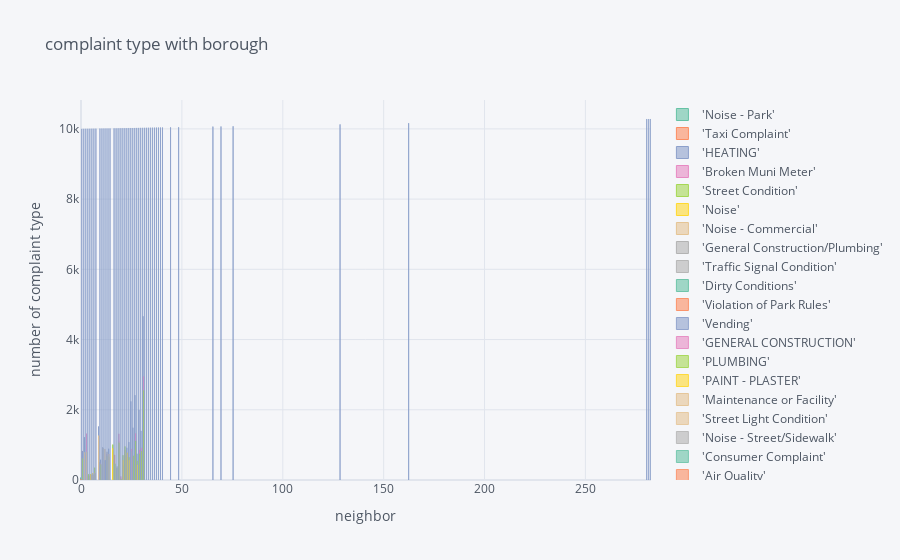

The cell this chart's notebook holds for it:
### Code cell
print("2009 summary")
new_df = final_df(data_2009)
#new_df
new_df.iplot(kind='bar', xTitle='neighbor', yTitle='number of complaint type',    title='complaint type with borough', colorscale='set2')

### Figure 1 — Plotly figure (JSON) as saved in the notebook; plotly's stock layout.template omitted (floating-point values rounded to 4 significant figures)
{"data": [{"marker": {"color": "rgba(102, 194, 165, 0.6)", "line": {"color": "rgba(102, 194, 165, 1.0)", "width": 1}}, "name": "'Noise - Park'", "orientation": "v", "text": "", "type": "bar", "x": [0, 1, 2, 3, 4, 5, 6, 7, 9, 10, 11, 12, 13, 14, 16, 17, 18, 19, 20, 21, 22, 23, 24, 25, 26, 27, 28, 29, 30, 31, 32, 33, 34, 35, 36, 37, 38, 39, 40, 44, 48, 65, 69, 75, 128, 162, 280, 281, 282], "y": [" 68", "", "", "", "", "", "", "", "", "", "", "", "", "", "", "", "", "", "", "", "", "", "", "", "", "", "", "", "", "", "", "", "", "", "", "", "", "", "", "", "", "", "", "", "", "", "", "", ""]}, {"marker": {"color": "rgba(252, 141, 98, 0.6)", "line": {"color": "rgba(252, 141, 98, 1.0)", "width": 1}}, "name": "'Taxi Complaint'", "orientation": "v", "text": "", "type": "bar", "x": [0, 1, 2, 3, 4, 5, 6, 7, 9, 10, 11, 12, 13, 14, 16, 17, 18, 19, 20, 21, 22, 23, 24, 25, 26, 27, 28, 29, 30, 31, 32, 33, 34, 35, 36, 37, 38, 39, 40, 44, 48, 65, 69, 75, 128, 162, 280, 281, 282], "y": [" 21", " 824", "", "", " 124", "", "", "", "", "", " 732", "", "", "", "", " 715", " 315", " 1115", " 47", "", " 851", "", "", "", "", "", "", "", "", "", "", "", "", "", "", "", "", "", "", "", "", "", "", "", "", "", "", "", ""]}, {"marker": {"color": "rgba(141, 160, 203, 0.6)", "line": {"color": "rgba(141, 160, 203, 1.0)", "width": 1}}, "name": "'HEATING'", "orientation": "v", "text": "", "type": "bar", "x": [0, 1, 2, 3, 4, 5, 6, 7, 9, 10, 11, 12, 13, 14, 16, 17, 18, 19, 20, 21, 22, 23, 24, 25, 26, 27, 28, 29, 30, 31, 32, 33, 34, 35, 36, 37, 38, 39, 40, 44, 48, 65, 69, 75, 128, 162, 280, 281, 282], "y": ["", " 817", " 1217", " 1005", "", "", "", "", " 1522", " 576", " 924", " 553", "", " 889", " 843", "", "", "", "", " 418", "", " 917", " 1079", " 2238", " 1489", " 2416", " 748", " 1999", " 1399", " 4664", "", "", "", "", "", "", "", "", "", "", "", "", "", "", "", "", "", "", ""]}, {"marker": {"color": "rgba(231, 138, 195, 0.6)", "line": {"color": "rgba(231, 138, 195, 1.0)", "width": 1}}, "name": "'Broken Muni Meter'", "orientation": "v", "text": "", "type": "bar", "x": [0, 1, 2, 3, 4, 5, 6, 7, 9, 10, 11, 12, 13, 14, 16, 17, 18, 19, 20, 21, 22, 23, 24, 25, 26, 27, 28, 29, 30, 31, 32, 33, 34, 35, 36, 37, 38, 39, 40, 44, 48, 65, 69, 75, 128, 162, 280, 281, 282], "y": ["", "", "", " 1319", "", "", "", "", "", " 461", "", "", " 735", "", "", " 462", "", " 1315", " 101", "", " 700", "", "", "", "", "", "", "", "", "", "", "", "", "", "", "", "", "", "", "", "", "", "", "", "", "", "", "", ""]}, {"marker": {"color": "rgba(166, 216, 84, 0.6)", "line": {"color": "rgba(166, 216, 84, 1.0)", "width": 1}}, "name": "'Street Condition'", "orientation": "v", "text": "", "type": "bar", "x": [0, 1, 2, 3, 4, 5, 6, 7, 9, 10, 11, 12, 13, 14, 16, 17, 18, 19, 20, 21, 22, 23, 24, 25, 26, 27, 28, 29, 30, 31, 32, 33, 34, 35, 36, 37, 38, 39, 40, 44, 48, 65, 69, 75, 128, 162, 280, 281, 282], "y": ["", " 609", " 720", "", " 163", " 160", " 79", " 350", "", " 443", "", "", " 681", " 659", " 1007", " 463", " 342", " 1062", " 22", " 706", " 956", " 650", " 648", "", "", "", " 544", "", "", "", "", "", "", "", "", "", "", "", "", "", "", "", "", "", "", "", "", "", ""]}, {"marker": {"color": "rgba(255, 217, 47, 0.6)", "line": {"color": "rgba(255, 217, 47, 1.0)", "width": 1}}, "name": "'Noise'", "orientation": "v", "text": "", "type": "bar", "x": [0, 1, 2, 3, 4, 5, 6, 7, 9, 10, 11, 12, 13, 14, 16, 17, 18, 19, 20, 21, 22, 23, 24, 25, 26, 27, 28, 29, 30, 31, 32, 33, 34, 35, 36, 37, 38, 39, 40, 44, 48, 65, 69, 75, 128, 162, 280, 281, 282], "y": ["", "", "", "", "", " 158", " 194", " 204", "", "", "", "", "", "", " 901", "", "", "", "", " 563", "", " 776", " 564", "", "", "", " 433", "", "", "", "", "", "", "", "", "", "", "", "", "", "", "", "", "", "", "", "", "", ""]}, {"marker": {"color": "rgba(229, 196, 148, 0.6)", "line": {"color": "rgba(229, 196, 148, 1.0)", "width": 1}}, "name": "'Noise - Commercial'", "orientation": "v", "text": "", "type": "bar", "x": [0, 1, 2, 3, 4, 5, 6, 7, 9, 10, 11, 12, 13, 14, 16, 17, 18, 19, 20, 21, 22, 23, 24, 25, 26, 27, 28, 29, 30, 31, 32, 33, 34, 35, 36, 37, 38, 39, 40, 44, 48, 65, 69, 75, 128, 162, 280, 281, 282], "y": ["", "", " 788", " 801", "", "", "", "", " 1264", "", "", " 882", "", " 741", "", "", "", "", "", "", "", "", "", "", "", "", "", "", "", "", "", "", "", "", "", "", "", "", "", "", "", "", "", "", "", "", "", "", ""]}, {"marker": {"color": "rgba(179, 179, 179, 0.6)", "line": {"color": "rgba(179, 179, 179, 1.0)", "width": 1}}, "name": "'General Construction/Plumbing'", "orientation": "v", "text": "", "type": "bar", "x": [0, 1, 2, 3, 4, 5, 6, 7, 9, 10, 11, 12, 13, 14, 16, 17, 18, 19, 20, 21, 22, 23, 24, 25, 26, 27, 28, 29, 30, 31, 32, 33, 34, 35, 36, 37, 38, 39, 40, 44, 48, 65, 69, 75, 128, 162, 280, 281, 282], "y": ["", "", "", "", "", "", " 157", " 202", "", "", " 916", "", " 803", "", "", "", " 385", "", "", "", "", "", "", "", "", "", "", "", "", "", "", "", "", "", "", "", "", "", "", "", "", "", "", "", "", "", "", "", ""]}, {"marker": {"color": "rgba(179, 179, 179, 0.6)", "line": {"color": "rgba(179, 179, 179, 0.8999999999999999)", "width": 1}}, "name": "'Traffic Signal Condition'", "orientation": "v", "text": "", "type": "bar", "x": [0, 1, 2, 3, 4, 5, 6, 7, 9, 10, 11, 12, 13, 14, 16, 17, 18, 19, 20, 21, 22, 23, 24, 25, 26, 27, 28, 29, 30, 31, 32, 33, 34, 35, 36, 37, 38, 39, 40, 44, 48, 65, 69, 75, 128, 162, 280, 281, 282], "y": ["", "", "", "", "", "", "", "", "", "", "", "", "", "", "", "", "", "", "", "", "", "", "", "", "", "", "", "", "", "", "", "", "", "", "", "", "", "", "", "", "", "", "", "", "", "", "", "", ""]}, {"marker": {"color": "rgba(102, 194, 165, 0.6)", "line": {"color": "rgba(102, 194, 165, 0.8999999999999999)", "width": 1}}, "name": "'Dirty Conditions'", "orientation": "v", "text": "", "type": "bar", "x": [0, 1, 2, 3, 4, 5, 6, 7, 9, 10, 11, 12, 13, 14, 16, 17, 18, 19, 20, 21, 22, 23, 24, 25, 26, 27, 28, 29, 30, 31, 32, 33, 34, 35, 36, 37, 38, 39, 40, 44, 48, 65, 69, 75, 128, 162, 280, 281, 282], "y": ["", "", "", "", "", "", "", "", "", "", "", "", "", "", "", "", "", "", "", "", "", "", "", "", "", "", "", "", "", "", "", "", "", "", "", "", "", "", "", "", "", "", "", "", "", "", "", "", ""]}, {"marker": {"color": "rgba(252, 141, 98, 0.6)", "line": {"color": "rgba(252, 141, 98, 0.8999999999999999)", "width": 1}}, "name": "'Violation of Park Rules'", "orientation": "v", "text": "", "type": "bar", "x": [0, 1, 2, 3, 4, 5, 6, 7, 9, 10, 11, 12, 13, 14, 16, 17, 18, 19, 20, 21, 22, 23, 24, 25, 26, 27, 28, 29, 30, 31, 32, 33, 34, 35, 36, 37, 38, 39, 40, 44, 48, 65, 69, 75, 128, 162, 280, 281, 282], "y": [" 22", "", "", "", "", "", "", "", "", "", "", "", "", "", "", "", "", "", "", "", "", "", "", "", "", "", "", "", "", "", "", "", "", "", "", "", "", "", "", "", "", "", "", "", "", "", "", "", ""]}, {"marker": {"color": "rgba(141, 160, 203, 0.6)", "line": {"color": "rgba(141, 160, 203, 0.8999999999999999)", "width": 1}}, "name": "'Vending'", "orientation": "v", "text": "", "type": "bar", "x": [0, 1, 2, 3, 4, 5, 6, 7, 9, 10, 11, 12, 13, 14, 16, 17, 18, 19, 20, 21, 22, 23, 24, 25, 26, 27, 28, 29, 30, 31, 32, 33, 34, 35, 36, 37, 38, 39, 40, 44, 48, 65, 69, 75, 128, 162, 280, 281, 282], "y": ["", "", "", "", "", "", "", "", "", "", "", " 566", "", "", "", "", "", "", "", "", "", "", "", "", "", "", "", "", "", "", "", "", "", "", "", "", "", "", "", "", "", "", "", "", "", "", "", "", ""]}, {"marker": {"color": "rgba(231, 138, 195, 0.6)", "line": {"color": "rgba(231, 138, 195, 0.8999999999999999)", "width": 1}}, "name": "'GENERAL CONSTRUCTION'", "orientation": "v", "text": "", "type": "bar", "x": [0, 1, 2, 3, 4, 5, 6, 7, 9, 10, 11, 12, 13, 14, 16, 17, 18, 19, 20, 21, 22, 23, 24, 25, 26, 27, 28, 29, 30, 31, 32, 33, 34, 35, 36, 37, 38, 39, 40, 44, 48, 65, 69, 75, 128, 162, 280, 281, 282], "y": ["", "", "", "", "", "", "", "", "", "", "", "", "", "", "", "", "", "", "", "", "", "", "", " 884", " 682", " 1324", "", " 851", " 912", " 2946", "", "", "", "", "", "", "", "", "", "", "", "", "", "", "", "", "", "", ""]}, {"marker": {"color": "rgba(166, 216, 84, 0.6)", "line": {"color": "rgba(166, 216, 84, 0.8999999999999999)", "width": 1}}, "name": "'PLUMBING'", "orientation": "v", "text": "", "type": "bar", "x": [0, 1, 2, 3, 4, 5, 6, 7, 9, 10, 11, 12, 13, 14, 16, 17, 18, 19, 20, 21, 22, 23, 24, 25, 26, 27, 28, 29, 30, 31, 32, 33, 34, 35, 36, 37, 38, 39, 40, 44, 48, 65, 69, 75, 128, 162, 280, 281, 282], "y": ["", "", "", "", "", "", "", "", "", "", "", "", "", "", "", "", "", "", "", "", "", "", "", "", " 688", " 1112", "", " 745", " 818", " 2550", "", "", "", "", "", "", "", "", "", "", "", "", "", "", "", "", "", "", ""]}, {"marker": {"color": "rgba(255, 217, 47, 0.6)", "line": {"color": "rgba(255, 217, 47, 0.8999999999999999)", "width": 1}}, "name": "'PAINT - PLASTER'", "orientation": "v", "text": "", "type": "bar", "x": [0, 1, 2, 3, 4, 5, 6, 7, 9, 10, 11, 12, 13, 14, 16, 17, 18, 19, 20, 21, 22, 23, 24, 25, 26, 27, 28, 29, 30, 31, 32, 33, 34, 35, 36, 37, 38, 39, 40, 44, 48, 65, 69, 75, 128, 162, 280, 281, 282], "y": ["", "", "", "", "", "", "", "", "", "", "", "", "", "", "", "", "", "", "", "", "", "", "", "", "", "", "", "", "", "", "", "", "", "", "", "", "", "", "", "", "", "", "", "", "", "", "", "", ""]}, {"marker": {"color": "rgba(229, 196, 148, 0.6)", "line": {"color": "rgba(229, 196, 148, 0.8999999999999999)", "width": 1}}, "name": "'Maintenance or Facility'", "orientation": "v", "text": "", "type": "bar", "x": [0, 1, 2, 3, 4, 5, 6, 7, 9, 10, 11, 12, 13, 14, 16, 17, 18, 19, 20, 21, 22, 23, 24, 25, 26, 27, 28, 29, 30, 31, 32, 33, 34, 35, 36, 37, 38, 39, 40, 44, 48, 65, 69, 75, 128, 162, 280, 281, 282], "y": ["", "", "", "", "", "", "", "", "", "", "", "", "", "", "", "", "", "", "", "", "", "", "", "", "", "", "", "", "", "", "", "", "", "", "", "", "", "", "", "", "", "", "", "", "", "", "", "", ""]}, {"marker": {"color": "rgba(229, 196, 148, 0.6)", "line": {"color": "rgba(229, 196, 148, 0.7999999999999998)", "width": 1}}, "name": "'Street Light Condition'", "orientation": "v", "text": "", "type": "bar", "x": [0, 1, 2, 3, 4, 5, 6, 7, 9, 10, 11, 12, 13, 14, 16, 17, 18, 19, 20, 21, 22, 23, 24, 25, 26, 27, 28, 29, 30, 31, 32, 33, 34, 35, 36, 37, 38, 39, 40, 44, 48, 65, 69, 75, 128, 162, 280, 281, 282], "y": ["", "", "", "", " 118", " 135", "", "", "", "", "", "", "", "", "", "", "", "", "", "", "", "", "", "", "", "", "", "", "", "", "", "", "", "", "", "", "", "", "", "", "", "", "", "", "", "", "", "", ""]}, {"marker": {"color": "rgba(179, 179, 179, 0.6)", "line": {"color": "rgba(179, 179, 179, 0.7999999999999998)", "width": 1}}, "name": "'Noise - Street/Sidewalk'", "orientation": "v", "text": "", "type": "bar", "x": [0, 1, 2, 3, 4, 5, 6, 7, 9, 10, 11, 12, 13, 14, 16, 17, 18, 19, 20, 21, 22, 23, 24, 25, 26, 27, 28, 29, 30, 31, 32, 33, 34, 35, 36, 37, 38, 39, 40, 44, 48, 65, 69, 75, 128, 162, 280, 281, 282], "y": ["", "", "", "", "", "", "", "", " 503", "", "", "", "", "", "", "", "", "", "", "", "", "", "", " 817", "", "", "", "", "", "", "", "", "", "", "", "", "", "", "", "", "", "", "", "", "", "", "", "", ""]}, {"marker": {"color": "rgba(102, 194, 165, 0.6)", "line": {"color": "rgba(102, 194, 165, 0.7999999999999998)", "width": 1}}, "name": "'Consumer Complaint'", "orientation": "v", "text": "", "type": "bar", "x": [0, 1, 2, 3, 4, 5, 6, 7, 9, 10, 11, 12, 13, 14, 16, 17, 18, 19, 20, 21, 22, 23, 24, 25, 26, 27, 28, 29, 30, 31, 32, 33, 34, 35, 36, 37, 38, 39, 40, 44, 48, 65, 69, 75, 128, 162, 280, 281, 282], "y": ["", "", "", "", "", "", "", "", "", "", "", "", "", "", "", "", "", "", "", "", "", "", "", "", "", "", "", "", "", "", "", "", "", "", "", "", "", "", "", "", "", "", "", "", "", "", "", "", ""]}, {"marker": {"color": "rgba(252, 141, 98, 0.6)", "line": {"color": "rgba(252, 141, 98, 0.7999999999999998)", "width": 1}}, "name": "'Air Quality'", "orientation": "v", "text": "", "type": "bar", "x": [0, 1, 2, 3, 4, 5, 6, 7, 9, 10, 11, 12, 13, 14, 16, 17, 18, 19, 20, 21, 22, 23, 24, 25, 26, 27, 28, 29, 30, 31, 32, 33, 34, 35, 36, 37, 38, 39, 40, 44, 48, 65, 69, 75, 128, 162, 280, 281, 282], "y": ["", "", "", "", "", "", "", "", "", "", "", "", "", "", "", "", "", "", "", "", "", "", "", "", "", "", "", "", "", "", "", "", "", "", "", "", "", "", "", "", "", "", "", "", "", "", "", "", ""]}, {"marker": {"color": "rgba(141, 160, 203, 0.6)", "line": {"color": "rgba(141, 160, 203, 0.7999999999999998)", "width": 1}}, "name": "neighbor", "orientation": "v", "text": "", "type": "bar", "x": [0, 1, 2, 3, 4, 5, 6, 7, 9, 10, 11, 12, 13, 14, 16, 17, 18, 19, 20, 21, 22, 23, 24, 25, 26, 27, 28, 29, 30, 31, 32, 33, 34, 35, 36, 37, 38, 39, 40, 44, 48, 65, 69, 75, 128, 162, 280, 281, 282], "y": [10000, 10001, 10002, 10003, 10004, 10005, 10006, 10007, 10009, 10010, 10011, 10012, 10013, 10014, 10016, 10017, 10018, 10019, 10020, 10021, 10022, 10023, 10024, 10025, 10026, 10027, 10028, 10029, 10030, 10031, 10032, 10033, 10034, 10035, 10036, 10037, 10038, 10039, 10040, 10044, 10048, 10065, 10069, 10075, 10128, 10162, 10280, 10281, 10282]}], "layout": {"legend": {"bgcolor": "#F5F6F9", "font": {"color": "#4D5663"}}, "paper_bgcolor": "#F5F6F9", "plot_bgcolor": "#F5F6F9", "title": {"font": {"color": "#4D5663"}, "text": "complaint type with borough"}, "xaxis": {"gridcolor": "#E1E5ED", "showgrid": true, "tickfont": {"color": "#4D5663"}, "title": {"font": {"color": "#4D5663"}, "text": "neighbor"}, "zerolinecolor": "#E1E5ED"}, "yaxis": {"gridcolor": "#E1E5ED", "showgrid": true, "tickfont": {"color": "#4D5663"}, "title": {"font": {"color": "#4D5663"}, "text": "number of complaint type"}, "zerolinecolor": "#E1E5ED"}}}
